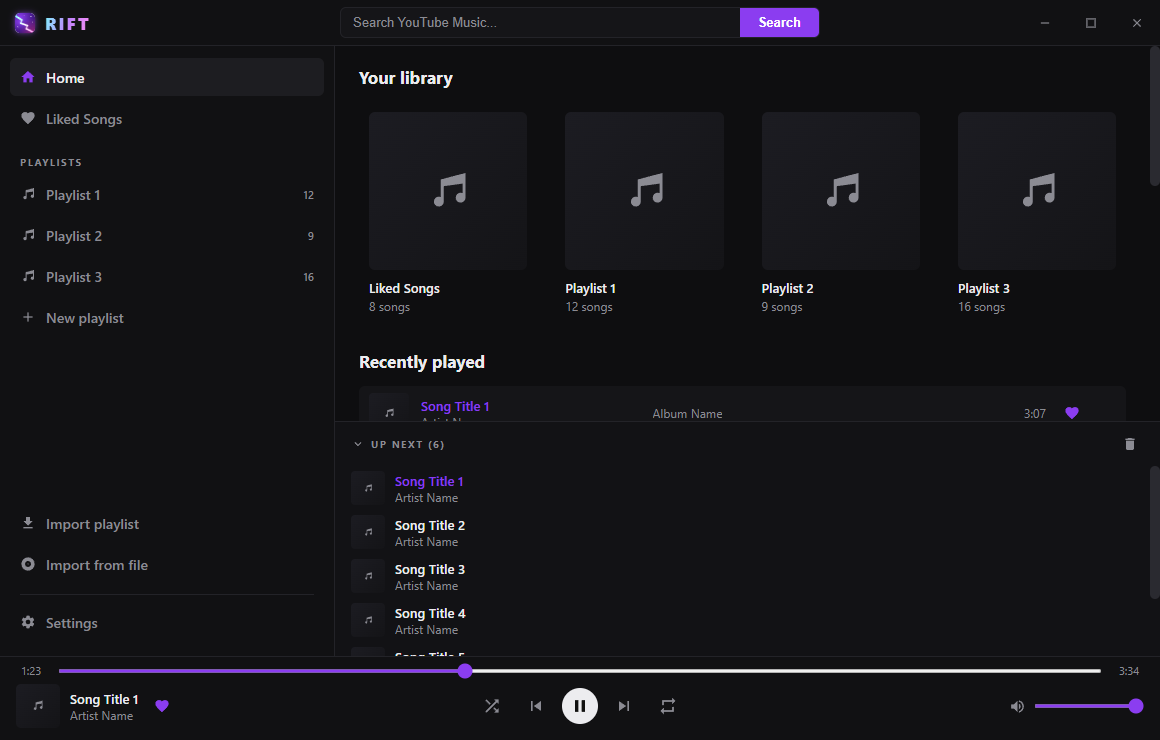
#> input picture tools/reference-old-ui.png, 1160 x 740 px, found by its file name
$ python contact_sheet.py
#> lines starting #> are read from the running program, lines starting #| are printed output that depends on the picture
#!/usr/bin/env python3
"""Compose the curated Rift screenshot contact sheet.

Layout: 3x3 grid — the archived old-UI reference plus the eight native preview
views — with labels, written to
`docs/vulkan-migration/screenshots/12-contact-sheet.png`.

Usage (from the repository root):
    python tools/contact_sheet.py

Inputs are the committed gallery images (so the sheet always matches the
gallery); requires Pillow.
"""

from __future__ import annotations

import os
import sys

from PIL import Image, ImageDraw, ImageFont

ROOT = os.path.dirname(os.path.dirname(os.path.abspath(__file__)))
SHOTS = os.path.join(ROOT, "docs", "vulkan-migration", "screenshots")
OUT = os.path.join(SHOTS, "12-contact-sheet.png")

# (label, relative path under screenshots/). The first cell is the archived
# legacy-UI reference capture; the rest are the native preview views.
CELLS = [
    ("Legacy UI (archived reference)", os.path.join("..", "reference-old-ui.png")),
    ("Home", "01-home.png"),
    ("Search", "04-search-songs.png"),
    ("Liked Songs", "02-liked-songs.png"),
    ("Playlist", "03-playlist.png"),
    ("Artist", "05-artist.png"),
    ("Artist songs", "06-artist-songs.png"),
    ("Album", "07-album.png"),
    ("Settings", "08-settings.png"),
]

CELL_W = 540
CELL_H = 344  # 1160x740 aspect
GAP = 20
MARGIN = 20
LABEL_H = 24
BG = (18, 18, 21)
FG = (200, 200, 208)


def font(size: int):
    try:
        return ImageFont.load_default(size=size)
    except TypeError:  # Pillow < 10.1
        return ImageFont.load_default()


def main() -> int:
    label_font = font(17)
    cols = 3
    rows = (len(CELLS) + cols - 1) // cols
    width = MARGIN * 2 + cols * CELL_W + (cols - 1) * GAP
    height = MARGIN * 2 + rows * (LABEL_H + CELL_H) + (rows - 1) * GAP
    sheet = Image.new("RGB", (width, height), BG)
    draw = ImageDraw.Draw(sheet)

    for index, (label, rel) in enumerate(CELLS):
        col = index % cols
        row = index // cols
        x = MARGIN + col * (CELL_W + GAP)
        y = MARGIN + row * (LABEL_H + CELL_H + GAP)
        path = os.path.join(SHOTS, rel)
        image = Image.open(path).convert("RGB").resize((CELL_W, CELL_H), Image.LANCZOS)
        sheet.paste(image, (x, y + LABEL_H))
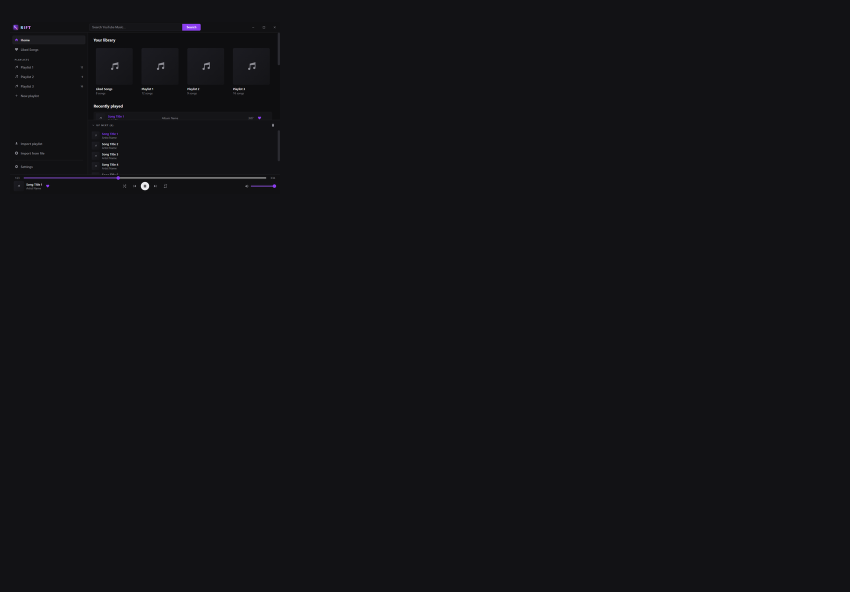
#> sheet: PIL image 1700x1184 RGB (shown at 1/2 size); mean R, G, B 18.3, 18.3, 21.4
        draw.text((x, y + 3), label, fill=FG, font=label_font)
#> pass 2 of the loop in main, `for index, (label, rel) in enumerate(CELLS):`:
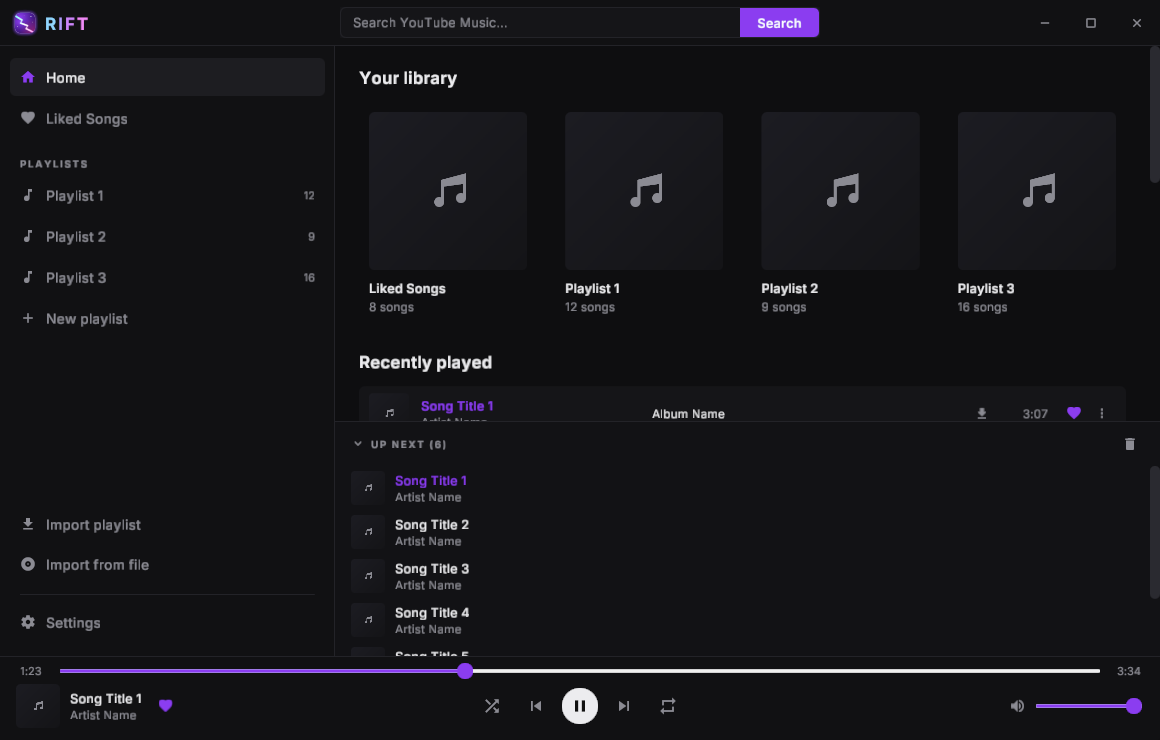
#> input picture docs/vulkan-migration/screenshots/01-home.png, 1160 x 740 px
#> in main, `sheet.paste(image, (x, y + LABEL_H))`:
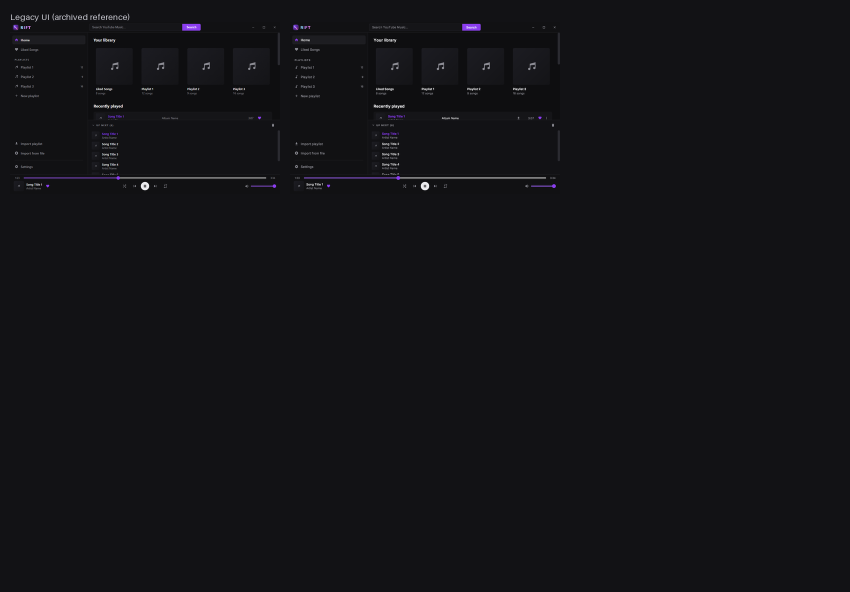
#> sheet: PIL image 1700x1184 RGB (shown at 1/2 size); mean R, G, B 18.8, 18.7, 21.8
#> pass 3 of the loop in main, `for index, (label, rel) in enumerate(CELLS):`:
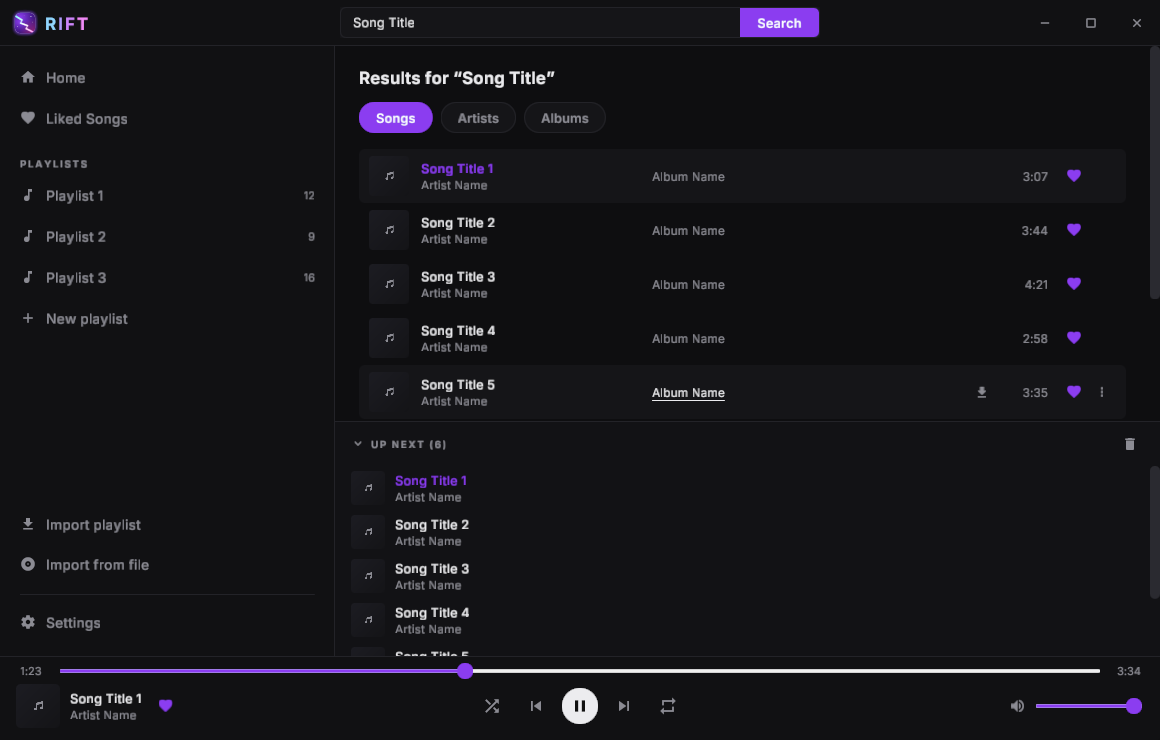
#> input picture docs/vulkan-migration/screenshots/04-search-songs.png, 1160 x 740 px
#> in main, `sheet.paste(image, (x, y + LABEL_H))`:
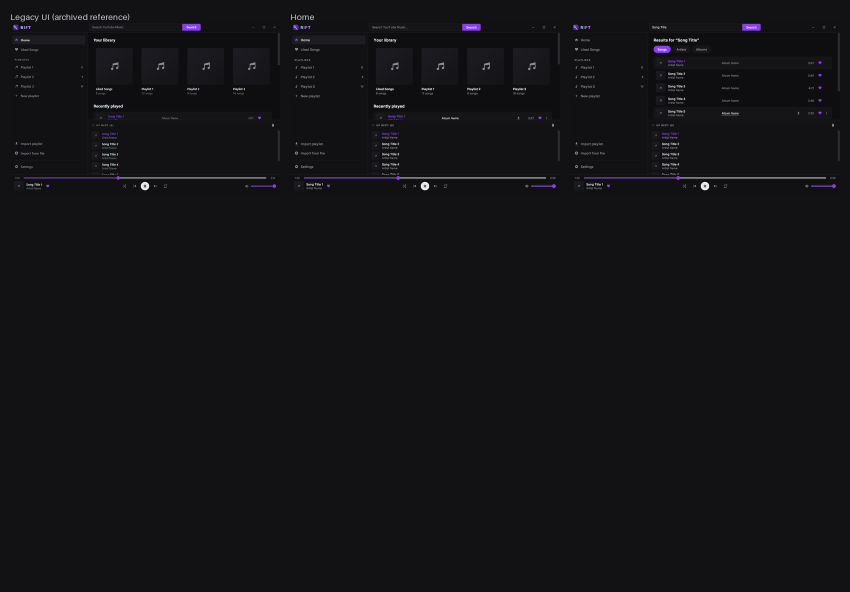
#> sheet: PIL image 1700x1184 RGB (shown at 1/2 size); mean R, G, B 19.1, 19, 22.2
#> the loop made 6 passes; the first 3 are shown

    os.makedirs(os.path.dirname(OUT), exist_ok=True)
    sheet.save(OUT)
    print(f"wrote {OUT} ({sheet.size[0]}x{sheet.size[1]}) from {len(CELLS)} images")
    return 0


if __name__ == "__main__":
#> (the run stopped early here; a loop or call above may not have finished)
